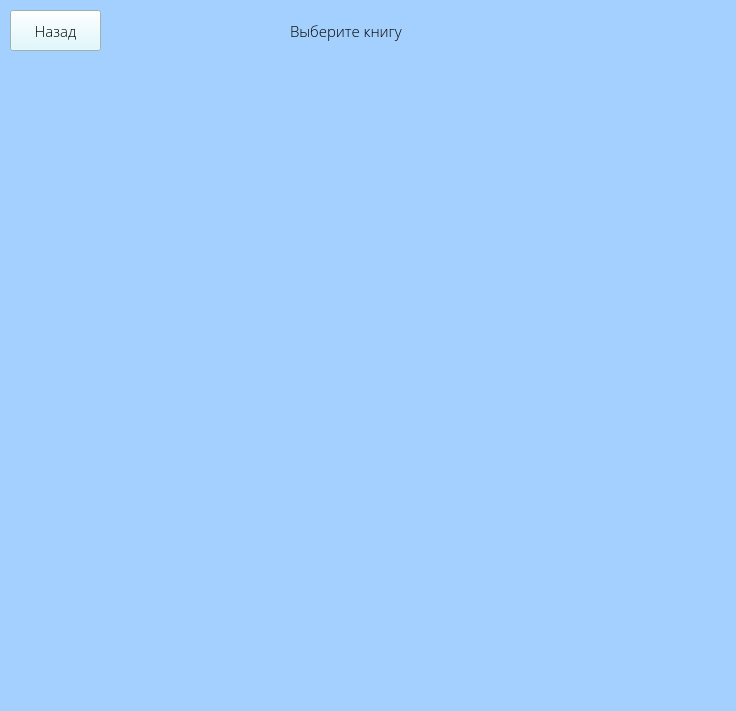
<?xml version="1.0" encoding="UTF-8"?>
<ui version="4.0">
 <class>Form</class>
 <widget class="QWidget" name="Form">
  <property name="geometry">
   <rect>
    <x>0</x>
    <y>0</y>
    <width>736</width>
    <height>711</height>
   </rect>
  </property>
  <property name="windowTitle">
   <string>Form</string>
  </property>
  <property name="styleSheet">
   <string notr="true">background-color: rgb(164, 208, 255);</string>
  </property>
  <widget class="QLabel" name="label">
   <property name="geometry">
    <rect>
     <x>290</x>
     <y>20</y>
     <width>121</width>
     <height>21</height>
    </rect>
   </property>
   <property name="font">
    <font>
     <family>Open Sans Light</family>
     <pointsize>11</pointsize>
    </font>
   </property>
   <property name="text">
    <string>Выберите книгу</string>
   </property>
  </widget>
  <widget class="QPushButton" name="back_btn">
   <property name="geometry">
    <rect>
     <x>10</x>
     <y>10</y>
     <width>91</width>
     <height>41</height>
    </rect>
   </property>
   <property name="font">
    <font>
     <family>Open Sans Light</family>
     <pointsize>11</pointsize>
    </font>
   </property>
   <property name="styleSheet">
    <string notr="true">background-color: rgb(216, 248, 255);</string>
   </property>
   <property name="text">
    <string>Назад</string>
   </property>
  </widget>
 </widget>
 <resources/>
 <connections/>
</ui>
